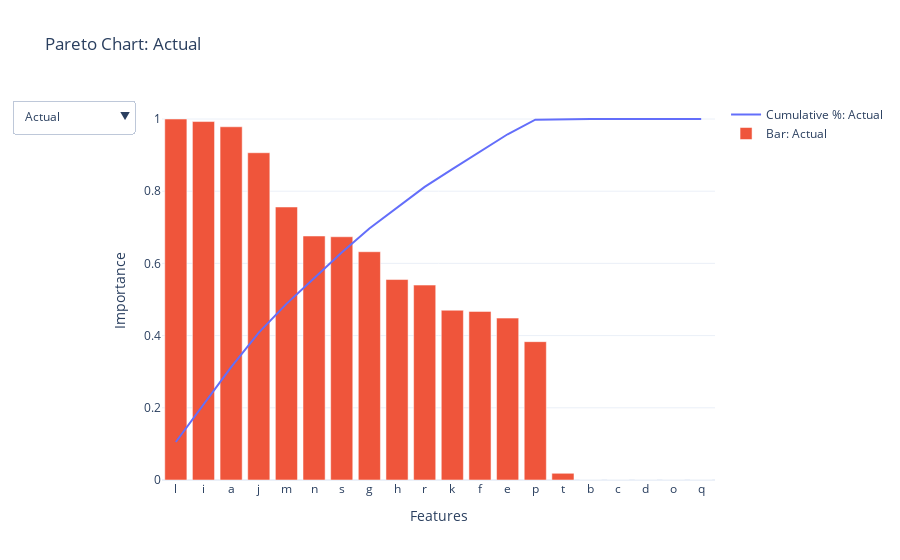

The notebook cell this image was saved under:
### Code cell
fig = go.Figure()
methods = np.array(
    ["Mode", "Median", "Mean", "Box-Whiskers", "Tau Test", "Majority Vote", "Kendall Tau", "Spearman Rho", "Actual"]
)
for meth in methods:
    fig.add_trace(
        go.Scatter(
            x=list(df_results_pareto_cumsum[df_results_pareto_cumsum["Methods"] == meth]["Features"]),
            y=list(df_results_pareto_cumsum[df_results_pareto_cumsum["Methods"] == meth]["cumsum"]),
            name=f'Cumulative %: {meth}',
            visible=False,
        )
    )
    
for meth in methods:
    fig.add_trace(
        go.Bar(
            x=list(df_results_pareto[df_results_pareto["Methods"] == meth]["Features"]),
            y=list(df_results_pareto[df_results_pareto["Methods"] == meth]["Importance"]),
            name=f'Bar: {meth}',
            visible=False,
        )
    )
# ["Mode", "Median", "Mean", "Box-Whiskers", "Tau Test", "Majority Vote", "Kendall Tau", "Spearman Rho", "Actual"]
fig.update_layout(
    updatemenus=[
        go.layout.Updatemenu(
            active=0,
            buttons=[
                dict(
                    label="Mode",
                    method="update",
                    args=[
                        {"visible": [True, False, False, False, False, False, False, False, False,
                                     True, False, False, False, False, False, False, False, False]},
                        {"title": "Pareto Chart: Mode", "showlegend": True},
                    ],
                ),
                dict(
                    label="Median",
                    method="update",
                    args=[
                        {"visible": [False, True, False, False, False, False, False, False, False,
                                     False, True, False, False, False, False, False, False, False]},
                        {"title": "Pareto Chart: Median", "showlegend": True},
                    ],
                ),
                dict(
                    label="Mean",
                    method="update",
                    args=[
                        {"visible": [False, False, True, False, False, False, False, False, False,
                                     False, False, True, False, False, False, False, False, False]},
                        {"title": "Pareto Chart: Mean", "showlegend": True},
                    ],
                ),
                dict(
                    label="Box-Whiskers",
                    method="update",
                    args=[
                        {"visible": [False, False, False, True, False, False, False, False, False,
                                     False, False, False, True, False, False, False, False, False]},
                        {"title": "Pareto Chart: Box-Whiskers", "showlegend": True},
                    ],
                ),
                dict(
                    label="Tau Test",
                    method="update",
                    args=[
                        {"visible": [False, False, False, False, True, False, False, False, False,
                                     False, False, False, False, True, False, False, False, False]},
                        {"title": "Pareto Chart: Tau Test", "showlegend": True},
                    ],
                ),
                dict(
                    label="Majority Vote",
                    method="update",
                    args=[
                        {"visible": [False, False, False, False, False, True, False, False, False,
                                     False, False, False, False, False, True, False, False, False]},
                        {"title": "Pareto Chart: Majority Vote", "showlegend": True},
                    ],
                ),
                dict(
                    label="Kendall Tau",
                    method="update",
                    args=[
                        {"visible": [False, False, False, False, False, False, True, False, False,
                                     False, False, False, False, False, False, True, False, False]},
                        {"title": "Pareto Chart: Kendall Tau", "showlegend": True},
                    ],
                ),
                dict(
                    label="Spearman Rho",
                    method="update",
                    args=[
                        {"visible": [False, False, False, False, False, False, False, True, False,
                                     False, False, False, False, False, False, False, True, False]},
                        {"title": "Pareto Chart: Spearman Rho", "showlegend": True},
                    ],
                ),
                dict(
                    label="Actual",
                    method="update",
                    args=[
                        {"visible": [False, False, False, False, False, False, False, False, True,
                                     False, False, False, False, False, False, False, False, True]},
                        {"title": "Pareto Chart: Actual", "showlegend": True},
                    ],
                ),
            ],
        )
    ]
)

fig.update_layout(
    title="Pareto Chart", template="plotly_white",xaxis_title="Features", yaxis_title="Importance",
)

fig.show()

### Figure 1 — Plotly figure (JSON) as saved in the notebook; plotly's stock layout.template omitted (floating-point values rounded to 4 significant figures)
{"data": [{"name": "Cumulative %: Mode", "type": "scatter", "visible": false, "x": ["j", "s", "m", "n", "g", "h", "e", "r", "k", "p", "f", "b", "d", "t", "c", "o", "q", "a", "i", "l"], "y": [0.1772, 0.296, 0.3948, 0.4877, 0.5713, 0.6503, 0.7277, 0.7918, 0.8457, 0.8924, 0.9363, 0.9582, 0.9777, 0.9872, 0.9953, 0.9988, 1, 1, 1, 1]}, {"name": "Cumulative %: Median", "type": "scatter", "visible": false, "x": ["i", "l", "a", "j", "s", "m", "n", "h", "g", "e", "r", "k", "p", "f", "o", "c", "b", "t", "d", "q"], "y": [0.1577, 0.3036, 0.4268, 0.5482, 0.6236, 0.686, 0.7397, 0.7928, 0.8354, 0.8777, 0.9186, 0.9532, 0.9788, 0.9984, 0.9993, 0.9996, 0.9998, 0.9999, 1, 1]}, {"name": "Cumulative %: Mean", "type": "scatter", "visible": false, "x": ["i", "l", "a", "j", "s", "m", "n", "g", "h", "e", "r", "k", "p", "f", "b", "d", "t", "c", "o", "q"], "y": [0.1481, 0.2855, 0.4022, 0.5096, 0.5813, 0.6408, 0.6968, 0.747, 0.7945, 0.841, 0.8794, 0.9116, 0.9393, 0.9654, 0.978, 0.9892, 0.9943, 0.9985, 1, 1]}, {"name": "Cumulative %: Box-Whiskers", "type": "scatter", "visible": false, "x": ["i", "l", "j", "a", "s", "m", "n", "g", "h", "r", "e", "k", "p", "f", "o", "t", "b", "q", "d", "c"], "y": [0.1552, 0.2966, 0.4188, 0.5388, 0.6127, 0.674, 0.7316, 0.7834, 0.8322, 0.8718, 0.909, 0.9422, 0.9709, 0.9978, 0.9994, 0.9998, 0.9999, 1.0, 1, 1]}, {"name": "Cumulative %: Tau Test", "type": "scatter", "visible": false, "x": ["i", "l", "j", "a", "s", "n", "m", "g", "h", "r", "e", "k", "p", "f", "o", "t", "b", "q", "d", "c"], "y": [0.1547, 0.3031, 0.4226, 0.5401, 0.6123, 0.6779, 0.7379, 0.7886, 0.8364, 0.875, 0.9115, 0.944, 0.972, 0.9983, 0.9994, 0.9998, 0.9999, 1.0, 1, 1]}, {"name": "Cumulative %: Majority Vote", "type": "scatter", "visible": false, "x": ["i", "l", "a", "j", "m", "s", "n", "h", "d", "e", "g", "k", "r", "p", "f", "t", "o", "q", "b", "c"], "y": [0.1489, 0.2949, 0.417, 0.5375, 0.6095, 0.6746, 0.7366, 0.7864, 0.827, 0.8611, 0.8948, 0.9257, 0.9485, 0.9708, 0.9906, 0.9982, 0.9996, 0.9998, 1, 1]}, {"name": "Cumulative %: Kendall Tau", "type": "scatter", "visible": false, "x": ["i", "l", "j", "a", "s", "n", "m", "g", "h", "r", "e", "k", "p", "f", "o", "t", "q", "b", "d", "c"], "y": [0.1483, 0.2927, 0.4124, 0.5305, 0.6022, 0.6679, 0.7297, 0.7841, 0.8291, 0.8676, 0.9041, 0.9373, 0.9682, 0.9982, 0.9993, 0.9996, 0.9998, 1.0, 1, 1]}, {"name": "Cumulative %: Spearman Rho", "type": "scatter", "visible": false, "x": ["i", "l", "j", "a", "s", "n", "m", "g", "h", "r", "e", "k", "p", "f", "o", "t", "q", "b", "d", "c"], "y": [0.1483, 0.2927, 0.4124, 0.5305, 0.6022, 0.6679, 0.7297, 0.7841, 0.8291, 0.8676, 0.9041, 0.9373, 0.9682, 0.9982, 0.9993, 0.9996, 0.9998, 1.0, 1, 1]}, {"name": "Cumulative %: Actual", "type": "scatter", "visible": true, "x": ["l", "i", "a", "j", "m", "n", "s", "g", "h", "r", "k", "f", "e", "p", "t", "b", "c", "d", "o", "q"], "y": [0.1053, 0.2098, 0.3128, 0.4083, 0.4879, 0.559, 0.63, 0.6965, 0.755, 0.8118, 0.8613, 0.9105, 0.9577, 0.998, 1, 1, 1, 1, 1, 1]}, {"name": "Bar: Mode", "type": "bar", "visible": false, "x": ["j", "s", "m", "n", "g", "h", "e", "r", "k", "p", "f", "b", "d", "t", "c", "o", "q", "a", "i", "l"], "y": [1, 0.6702, 0.5575, 0.5243, 0.4718, 0.4456, 0.4371, 0.3615, 0.3045, 0.2634, 0.2479, 0.1236, 0.11, 0.0536, 0.04553, 0.02007, 0.006497, 0, 0, 0]}, {"name": "Bar: Median", "type": "bar", "visible": false, "x": ["i", "l", "a", "j", "s", "m", "n", "h", "g", "e", "r", "k", "p", "f", "o", "c", "b", "t", "d", "q"], "y": [1, 0.9253, 0.7813, 0.7694, 0.4785, 0.3955, 0.3402, 0.3367, 0.2701, 0.2683, 0.2592, 0.2197, 0.1623, 0.1244, 0.00553, 0.001759, 0.001215, 0.001031, 0.0004871, 0]}, {"name": "Bar: Mean", "type": "bar", "visible": false, "x": ["i", "l", "a", "j", "s", "m", "n", "g", "h", "e", "r", "k", "p", "f", "b", "d", "t", "c", "o", "q"], "y": [1, 0.9278, 0.7881, 0.7249, 0.4842, 0.402, 0.3778, 0.3395, 0.3204, 0.3142, 0.259, 0.2174, 0.1874, 0.1761, 0.08541, 0.07548, 0.03437, 0.02848, 0.009901, 0]}, {"name": "Bar: Box-Whiskers", "type": "bar", "visible": false, "x": ["i", "l", "j", "a", "s", "m", "n", "g", "h", "r", "e", "k", "p", "f", "o", "t", "b", "q", "d", "c"], "y": [1, 0.9107, 0.7874, 0.7732, 0.4756, 0.3949, 0.3712, 0.3336, 0.3149, 0.2546, 0.2402, 0.2139, 0.1844, 0.1733, 0.01026, 0.002599, 0.0008271, 0.0005473, 0.0001815, 0]}, {"name": "Bar: Tau Test", "type": "bar", "visible": false, "x": ["i", "l", "j", "a", "s", "n", "m", "g", "h", "r", "e", "k", "p", "f", "o", "t", "b", "q", "d", "c"], "y": [1, 0.9591, 0.7728, 0.7595, 0.4669, 0.4241, 0.3876, 0.3275, 0.3091, 0.2499, 0.2357, 0.2099, 0.181, 0.1701, 0.006792, 0.002551, 0.0008118, 0.0005372, 0.0001781, 0]}, {"name": "Bar: Majority Vote", "type": "bar", "visible": false, "x": ["i", "l", "a", "j", "m", "s", "n", "h", "d", "e", "g", "k", "r", "p", "f", "t", "o", "q", "b", "c"], "y": [1, 0.9806, 0.82, 0.8093, 0.4837, 0.4366, 0.4165, 0.3344, 0.2729, 0.2291, 0.2259, 0.2081, 0.1529, 0.15, 0.1328, 0.05104, 0.009108, 0.001491, 0.001364, 0]}, {"name": "Bar: Kendall Tau", "type": "bar", "visible": false, "x": ["i", "l", "j", "a", "s", "n", "m", "g", "h", "r", "e", "k", "p", "f", "o", "t", "q", "b", "d", "c"], "y": [1, 0.9731, 0.8072, 0.796, 0.4834, 0.443, 0.4163, 0.3672, 0.3031, 0.2594, 0.2462, 0.2238, 0.2082, 0.2023, 0.007094, 0.002665, 0.001356, 0.0008479, 0.0001861, 0]}, {"name": "Bar: Spearman Rho", "type": "bar", "visible": false, "x": ["i", "l", "j", "a", "s", "n", "m", "g", "h", "r", "e", "k", "p", "f", "o", "t", "q", "b", "d", "c"], "y": [1, 0.9731, 0.8072, 0.796, 0.4834, 0.443, 0.4163, 0.3672, 0.3031, 0.2594, 0.2462, 0.2238, 0.2082, 0.2023, 0.007094, 0.002665, 0.001356, 0.0008479, 0.0001861, 0]}, {"name": "Bar: Actual", "type": "bar", "visible": true, "x": ["l", "i", "a", "j", "m", "n", "s", "g", "h", "r", "k", "f", "e", "p", "t", "b", "c", "d", "o", "q"], "y": [1, 0.9929, 0.9784, 0.9065, 0.7562, 0.6759, 0.6738, 0.6323, 0.5553, 0.5399, 0.4703, 0.467, 0.4484, 0.3832, 0.01862, 0, 0, 0, 0, 0]}], "layout": {"autosize": true, "showlegend": true, "title": {"text": "Pareto Chart: Actual"}, "updatemenus": [{"active": 8, "buttons": [{"args": [{"visible": [true, false, false, false, false, false, false, false, false, true, false, false, false, false, false, false, false, false]}, {"showlegend": true, "title": "Pareto Chart: Mode"}], "label": "Mode", "method": "update"}, {"args": [{"visible": [false, true, false, false, false, false, false, false, false, false, true, false, false, false, false, false, false, false]}, {"showlegend": true, "title": "Pareto Chart: Median"}], "label": "Median", "method": "update"}, {"args": [{"visible": [false, false, true, false, false, false, false, false, false, false, false, true, false, false, false, false, false, false]}, {"showlegend": true, "title": "Pareto Chart: Mean"}], "label": "Mean", "method": "update"}, {"args": [{"visible": [false, false, false, true, false, false, false, false, false, false, false, false, true, false, false, false, false, false]}, {"showlegend": true, "title": "Pareto Chart: Box-Whiskers"}], "label": "Box-Whiskers", "method": "update"}, {"args": [{"visible": [false, false, false, false, true, false, false, false, false, false, false, false, false, true, false, false, false, false]}, {"showlegend": true, "title": "Pareto Chart: Tau Test"}], "label": "Tau Test", "method": "update"}, {"args": [{"visible": [false, false, false, false, false, true, false, false, false, false, false, false, false, false, true, false, false, false]}, {"showlegend": true, "title": "Pareto Chart: Majority Vote"}], "label": "Majority Vote", "method": "update"}, {"args": [{"visible": [false, false, false, false, false, false, true, false, false, false, false, false, false, false, false, true, false, false]}, {"showlegend": true, "title": "Pareto Chart: Kendall Tau"}], "label": "Kendall Tau", "method": "update"}, {"args": [{"visible": [false, false, false, false, false, false, false, true, false, false, false, false, false, false, false, false, true, false]}, {"showlegend": true, "title": "Pareto Chart: Spearman Rho"}], "label": "Spearman Rho", "method": "update"}, {"args": [{"visible": [false, false, false, false, false, false, false, false, true, false, false, false, false, false, false, false, false, true]}, {"showlegend": true, "title": "Pareto Chart: Actual"}], "label": "Actual", "method": "update"}]}], "xaxis": {"autorange": true, "range": [-0.5, 19.5], "title": {"text": "Features"}, "type": "category"}, "yaxis": {"autorange": true, "range": [0, 1.053], "title": {"text": "Importance"}, "type": "linear"}}}
